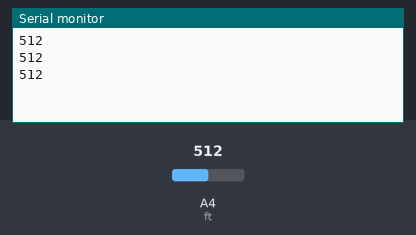
Recording of a sketch running on a simulated Arduino Uno, built with avr-gcc and run on an emulated ATmega328P. On the bench: the last lines printed to the serial monitor. The test bench sets the inputs (shaded band); at power-on: A4 (ft) = 512.

Above: at 1.3 s.
1.4 s: A4 (ft) set to 716
At 1.9 s:
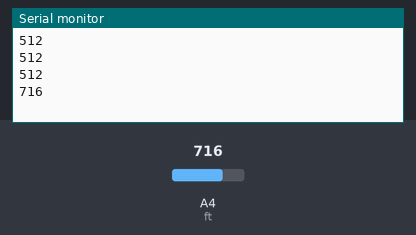
2.9 s: A4 (ft) set to 900
At 3.4 s:
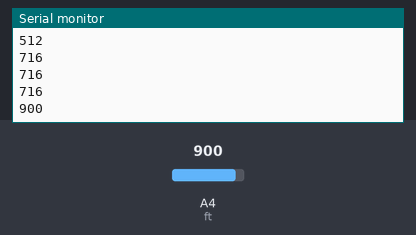
Timing chart, 0 to 5.9 s (numbered marks = the images above; inputs shaded):
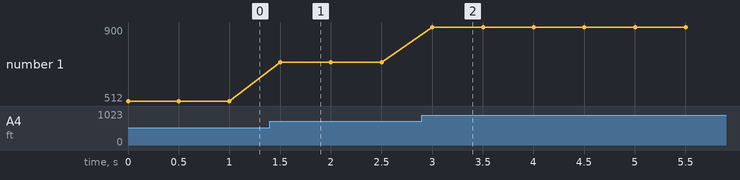

Measured:
- after the input at 1.4 s, the serial monitor: prints a new line after 0.10 s (image 1)
- after the input at 2.9 s, the serial monitor: prints a new line after 0.10 s (image 2)
- plotted number 1: 512 → 716 after the input at 1.4 s, 716 → 900 after the input at 2.9 s

The sketch:

prueba_fotoresistencia.ino
```cpp
int ft = 4;
int valorft = 0;
void setup() {
pinMode(ft,INPUT);
Serial.begin(115200);
}

void loop() {
valorft = analogRead(ft);
Serial.println(valorft);
delay(500);
}
```
